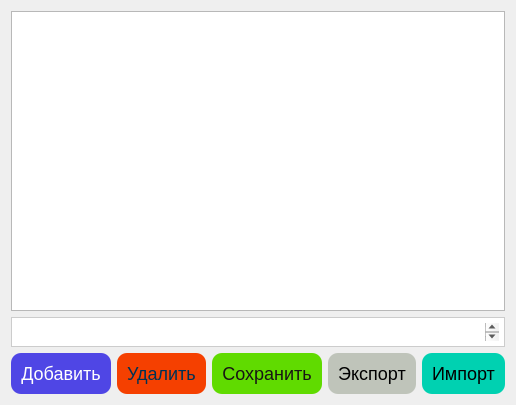
               <widget class="QFrame" name="frame_17">
                <layout class="QHBoxLayout" name="horizontalLayout_15">
                 <item>
                  <layout class="QVBoxLayout" name="verticalLayout_10">
                   <item>
                    <widget class="QTableView" name="tabletransactions">
                     <property name="minimumSize">
                      <size>
                       <width>0</width>
                       <height>300</height>
                      </size>
                     </property>
                    </widget>
                   </item>
                   <item>
                    <widget class="QTextEdit" name="textTran">
                     <property name="maximumSize">
                      <size>
                       <width>16777215</width>
                       <height>30</height>
                      </size>
                     </property>
                     <property name="styleSheet">
                      <string notr="true">QTextEdit {
    color: black;                      /* Цвет текста */
    font-size: 14px;                    /* Размер шрифта */
    background-color: white;           /* Цвет фона по умолчанию */
    border: 1px solid #ccc;            /* Граница */
    padding: 5px;                       /* Отступы внутри поля */
}

QTextEdit:hover {
    background-color: #E0E7FF;         /* Цвет фона при наведении */
}

QTextEdit::placeholder {
    color: #888;                        /* Цвет текста подсказки */
    font-style: italic;                 /* Шрифт курсив */
}
</string>
                     </property>
                    </widget>
                   </item>
                   <item>
                    <layout class="QHBoxLayout" name="horizontalLayout_16">
                     <item>
                      <widget class="QPushButton" name="btnAddtransactions">
                       <property name="styleSheet">
                        <string notr="true">
       QPushButton {
        background-color: #4F46E5;
        color: #FFFFFF;
        border-radius: 10px;
        font-size: 18px;
        padding: 10px;
       }
       QPushButton:hover {
        background-color: #6366F1;
       }</string>
                       </property>
                       <property name="text">
                        <string>Добавить</string>
                       </property>
                      </widget>
                     </item>
                     <item>
                      <widget class="QPushButton" name="btnDeletetransactions">
                       <property name="cursor">
                        <cursorShape>OpenHandCursor</cursorShape>
                       </property>
                       <property name="styleSheet">
                        <string notr="true">
       QPushButton {
        background-color: #F54000;
        color: #003153;
        border-radius: 10px;
        font-size: 18px;
        padding: 10px;
       }
       QPushButton:hover {
        background-color: #FF6452;
       }</string>
                       </property>
                       <property name="text">
                        <string>Удалить</string>
                       </property>
                      </widget>
                     </item>
                     <item>
                      <widget class="QPushButton" name="btnSubmittransactions">
                       <property name="styleSheet">
                        <string notr="true">
       QPushButton {
        background-color: #60DB00;
        color: #181513;
        border-radius: 10px;
        font-size: 18px;
        padding: 10px;
       }
       QPushButton:hover {
        background-color: #9BFF4D;
       }</string>
                       </property>
                       <property name="text">
                        <string>Сохранить</string>
                       </property>
                      </widget>
                     </item>
                     <item>
                      <widget class="QPushButton" name="pushButton_9">
                       <property name="styleSheet">
                        <string notr="true">
       QPushButton {
        background-color: #BFC4BA;
        color: #000000;
        border-radius: 10px;
        font-size: 18px;
        padding: 10px;
       }
       QPushButton:hover {
        background-color: #D8DDD5;
       }</string>
                       </property>
                       <property name="text">
                        <string>Экспорт</string>
                       </property>
                      </widget>
                     </item>
                     <item>
                      <widget class="QPushButton" name="pushButton_19">
                       <property name="styleSheet">
                        <string notr="true">
       QPushButton {
        background-color: #00D1B1;
        color: #000000;
        border-radius: 10px;
        font-size: 18px;
        padding: 10px;
       }
       QPushButton:hover {
        background-color: #3DFFE1;
       }</string>
                       </property>
                       <property name="text">
                        <string>Импорт</string>
                       </property>
                      </widget>
                     </item>
                    </layout>
                   </item>
                  </layout>
                 </item>
                </layout>
               </widget>
